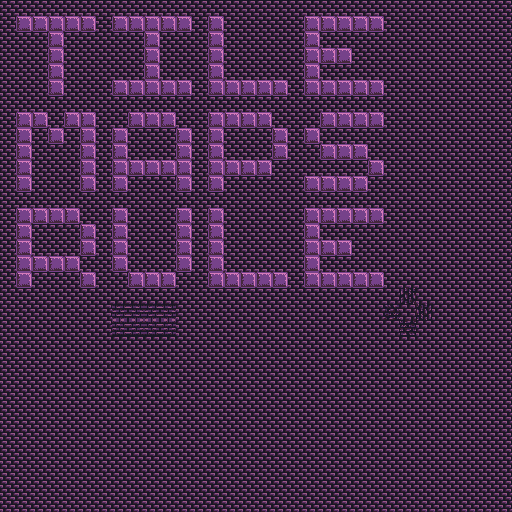

Rendered tile map (Tiled .tmx) drawn with the repository's tilesets; below, a short description and the map source with its tile grids summarised:
An orthogonal 32x32 tile map with 16x16 px tiles, 2 tile layers (adsg, Layer 1) and 1 object (hero).

<map version="1.0" orientation="orthogonal" width="32" height="32" tilewidth="16" tileheight="16">
	<properties>
		<property name="mapmeta" value="mapvalue" />
	</properties>
	<tileset firstgid="1" name="Untitled" tilewidth="16" tileheight="16">
		<image source="bricks.png" width="432" height="16" />
	</tileset>
	<layer name="adsg" width="32" height="32" opacity="0.72">
		<data>[1024 cells, 1024 non-empty, 3 distinct tile ids]</data>
	</layer>
	<layer name="Layer 1" width="32" height="32">
		<properties>
			<property name="layermeta" value="layervalue" />
		</properties>
		<data>[1024 cells, 148 non-empty, 1 distinct tile ids]</data>
	</layer>
	<objectgroup name="events" width="0" height="0" x="6" y="6" opacity="0.72">
		<properties>
			<property name="objectmeta" value="objectvalue" />
		</properties>
		<object name="hero" x="300" y="194" width="64" height="128">
			<properties>
				<property name="name" value="The Hero" />
			</properties>
		</object>
	</objectgroup>
</map>
